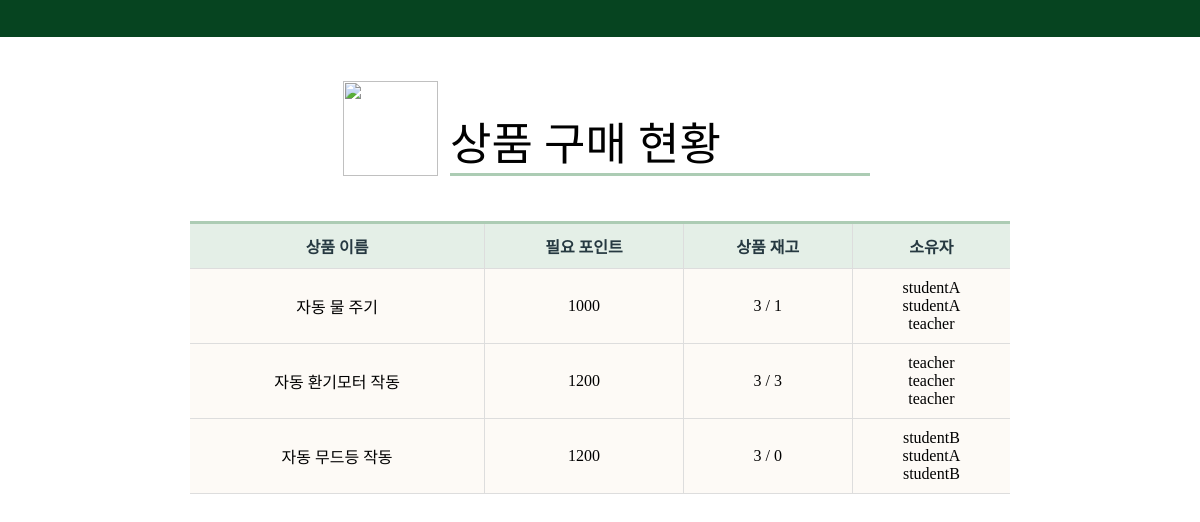
Page /check-purchase on the earlier database version.
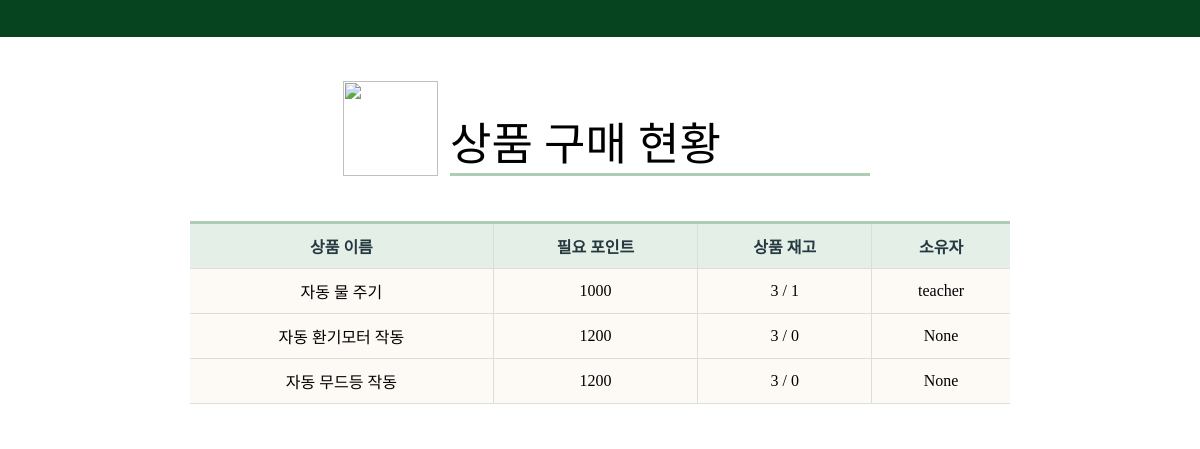
Same page on the later database version.
### administrator/models.py (models this page shows, shortened)
class Item(models.Model):
    student = models.ForeignKey(Student, on_delete=models.CASCADE, null=True) #상품 소유자, 구매자
    name = models.CharField(max_length=20, null=False) #상품이름
    real_name =  models.CharField(max_length=20, null=False)
    price = models.IntegerField( null=False ) #필요포인트

class Student(models.Model):
    name = models.CharField(max_length=20, null=False)
    point =  models.IntegerField( null=True, blank=True)
    point_used = models.IntegerField(default=0, blank=True, null=True)

### administrator/views.py (the view)
# urls.py: path('check-purchase', views.CheckPurchaseView.as_view(), name='check_purchase'),
class CheckPurchaseView(ListView):
    template_name = 'administrator/purchase/check_view.html'
    model = Item
    def get(self, request, *args, **kwargs):
        self.object_list = self.get_queryset()
        context = self.get_context_data()
        for item in ['item1','item2','item3']:
            if Item.objects.filter(name = item):
                context[item] = Item.objects.filter(name= item)
                context['{}_price'.format(item)] = context[item][0].price
                context['{}_count'.format(item)] = context[item].filter(student__name ='teacher').count()
                print( context['{}_count'.format(item)])
            else:
                context[item] = Item.objects.filter(name='{}_save'.format(item))
                context['{}_price'.format(item)] = context[item][0].price
                context['{}_count'.format(item)] = 0
        return self.render_to_response(context)

### administrator/templates/administrator/purchase/check_view.html (shortened to what this page needs)
{% extends 'administrator/observation/student.html' %}
{% load static %}
{% block title %}
    <link rel="stylesheet" href="{% static 'All.css' %}" />
{% endblock title %}
{% block subject %}
    <h1>상품 구매 현황</h1>
{% endblock subject %}
{% block top %}
    <img id="topImg" src="{%static 'purchase/basket.png' %}"/>
{% endblock top %}
{% block table %}
    <th>상품 이름</th>
    <th>필요 포인트</th>
    <th>상품 재고</th>
    <th>소유자</th>
{% endblock table %}
{% block data %}
<tr>
    <td>자동 물 주기</td>
    <td>{{item1_price}}</td>
    <td>3 / {{item1_count}}</td>
    <td>
        {% for object in item1 %}
        {% if not item1_count %}
            <li>None</li>
        {% else %}
            <li>{{ object.student.name }}</li>
        {% endif %}
        {% endfor %}
    </td>
</tr>
<tr>
    <td>자동 환기모터 작동</td>
    <td>{{item2_price}}</td>
    <td>3 / {{item2_count}}</td>
    <td>
        {% for object in item2 %}
        {% if not item2_count %}
        <li>None</li>
        {% else %}
            <li>{{ object.student.name }}</li>
        {% endif %}
        {% endfor %}
    </td>
</tr>
<tr>
    <td>자동 무드등 작동</td>
    <td>{{item3_price}}</td>
    <td>3 / {{item3_count}}</td>
    <td>
        {% for object in item3 %}
        {% if not item2_count %}
        <li>None</li>
        {% else %}
            <li>{{ object.student.name }}</li>
        {% endif %}
        {% endfor %}
    </td>
</tr>
{% endblock data %}

Differences in the rows shown:
removed Item: student.name "studentA", shown under "상품 구매 현황"
removed Item: student.name "studentA", shown under "상품 구매 현황"
removed Item: student.name "teacher"
removed Item: student.name "teacher"
removed Item: student.name "teacher"
removed Item: student.name "studentB"
removed Item: student.name "studentA"
removed Item: student.name "studentB"
added Item: shows "None"
added Item: shows "None"
Other differences:
{{ item2_count }}: "3" → "0"
